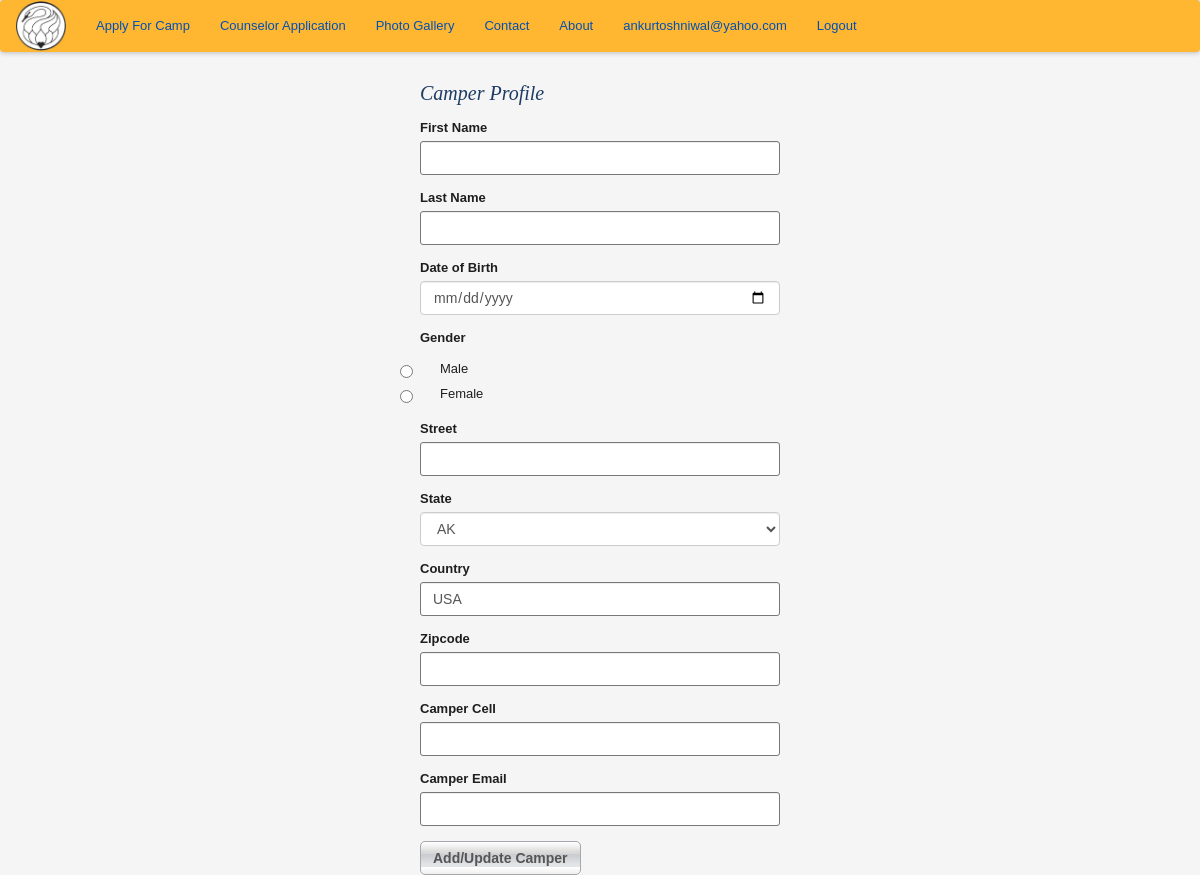
Before: /edit_camper_profile/3 (signed in) with the older database file.
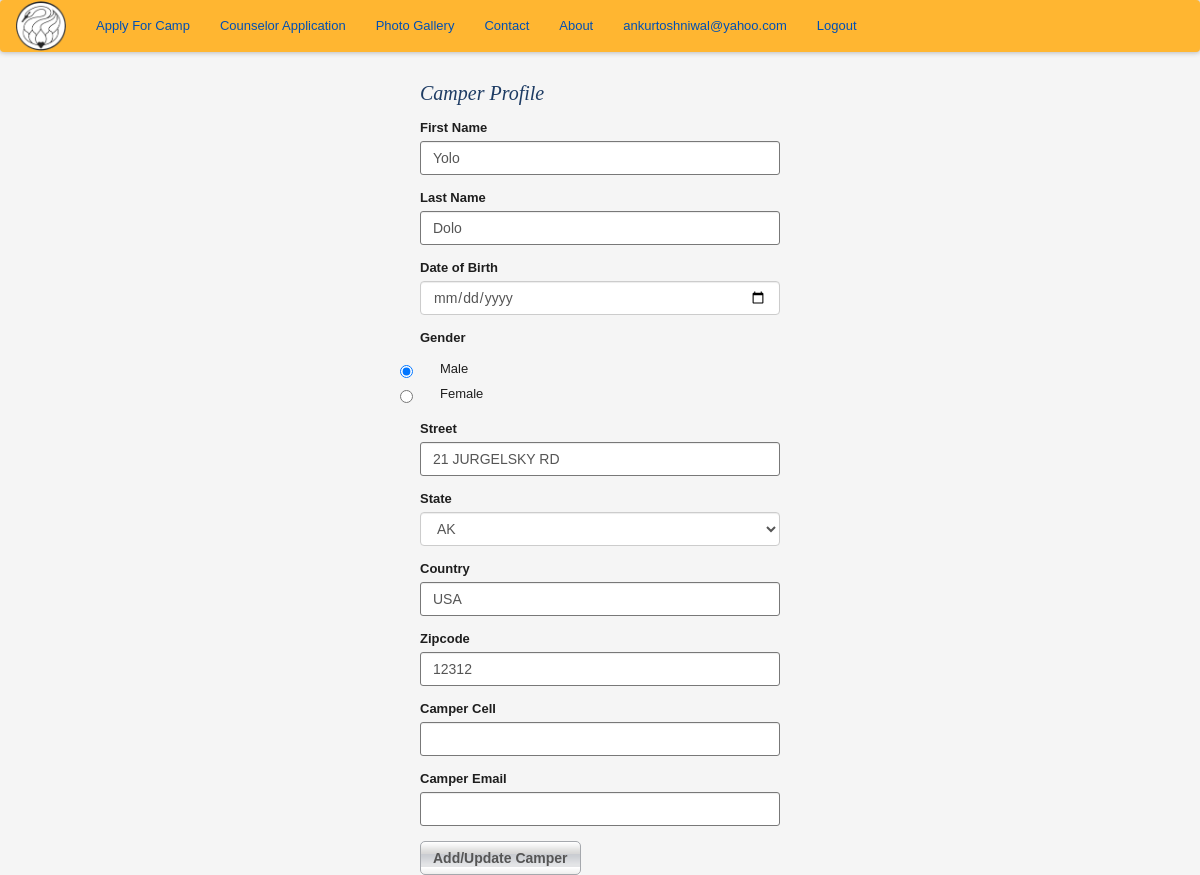
After: the same page with the newer database file.
### app/models.py (models this page shows, shortened)
class Camper(db.Model):
    __tablename__ = 'camper'
    id = db.Column(db.Integer, primary_key = True)
    fn = db.Column(db.String(64), index=True)
    ln = db.Column(db.String(64), index=True)
    dob = db.Column(db.Date)
    gender = db.Column(db.String(5))
    street = db.Column(db.String(200))
    state = db.Column(db.String(2))
    country = db.Column(db.String(64))
    zipcode = db.Column(db.String(8))
    campercell = db.Column(db.String(64))
    camperemail = db.Column(db.String(64))
    parents_id = db.Column(db.Integer, db.ForeignKey('parents.id'))
    regs = db.relationship('Camper_Registration', backref='camper', lazy='dynamic')

### app/controller.py (the view, shortened to what this page needs)
@app.route('/edit_camper_profile/<int:camper_id>', methods=['GET','POST'])
@login_required
def edit_camper(camper_id):
    camper = Camper.query.get(camper_id)
    form = UpdateCamperProfileForm(obj=camper)
    errors = None
    return render_template('camper_profile.html', form=form, errors=errors)

### app/forms.py
class UpdateCamperProfileForm(FlaskForm):
    fn = StringField('First Name', validators=[Required()])
    ln = StringField('Last Name', validators=[Required()])
    dob = DateField('Date of Birth', format=FDATE, validators=[Required()])
    gender = RadioField('Gender', choices=[('M', 'Male'),('F', 'Female')], validators=[Required()])
    street = StringField('Street', validators=[Required()])
    state = SelectField('State', choices = STATES, validators=[Required()])
    country = StringField('Country', default = "USA", validators=[Required()])
    zipcode = StringField('Zipcode', validators=[Required()])
    campercell = StringField('Camper Cell', validators=[Optional()])
    camperemail = StringField('Camper Email', validators=[Optional(),Email()])
    submit = SubmitField('Add/Update Camper')

### app/models.py (called while the page is built)
@login_manager.user_loader
def load_user(user_id):
    return User.query.filter_by(email=user_id).first()

### app/templates/camper_profile.html (shortened to what this page needs)
{% extends "base_templates/base.html" %}
{% import "bootstrap/wtf.html" as wtf %}
\{% block content %}
    <div class= "container">
        <div class="row">
            <div class= "col-md-offset-4 col-md-4">
                <h1> Camper Profile </h1>
                    {{ wtf.quick_form(form) }}
            </div>
        </div>
    </div>
{% endblock %}

Changed rows visible on the page:
added Camper: fn "Yolo", ln "Dolo", gender "☑ Male ☐ Female", street "21 JURGELSKY RD", state "AK", country "USA", zipcode "12312"
Other visible differences:
form field gender: "☐ Male ☐ Female" → (not shown)
form field state: "AK" → (not shown)
form field country: "USA" → (not shown)
